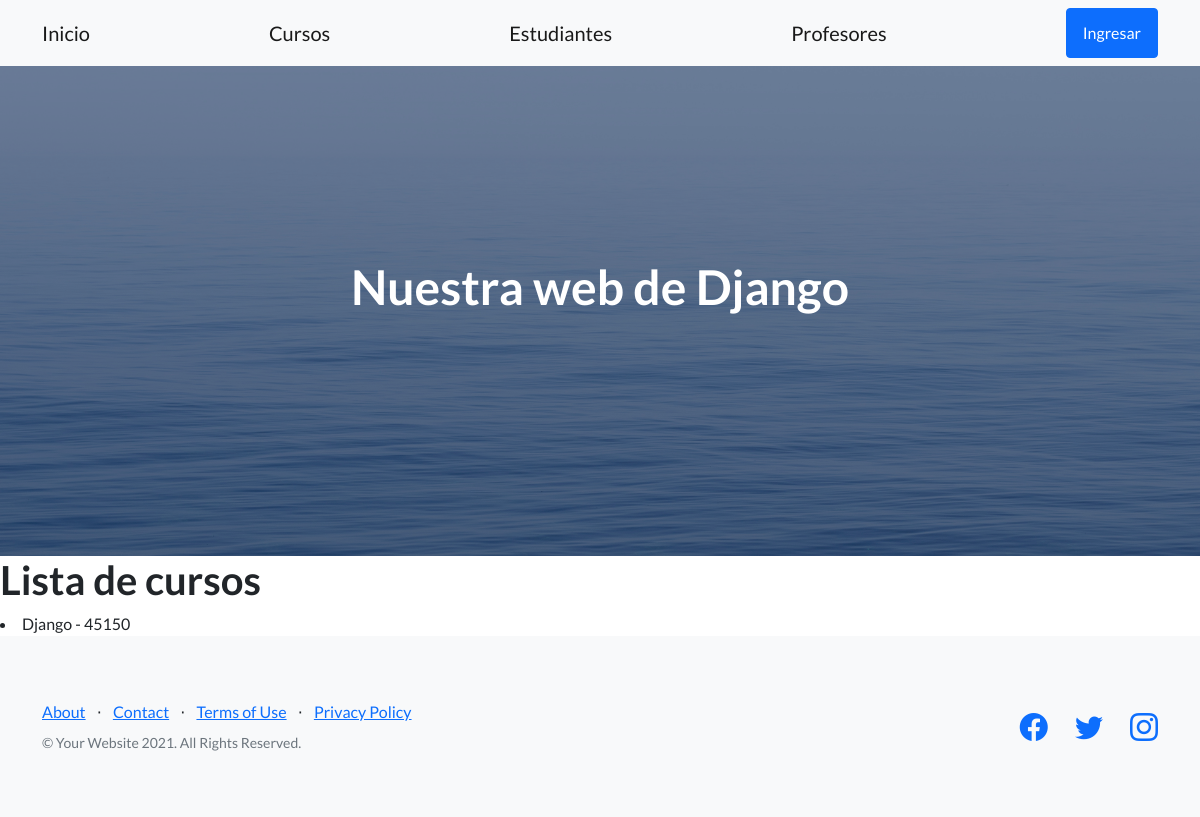
The app's page /app-coder/cursos/, older data.
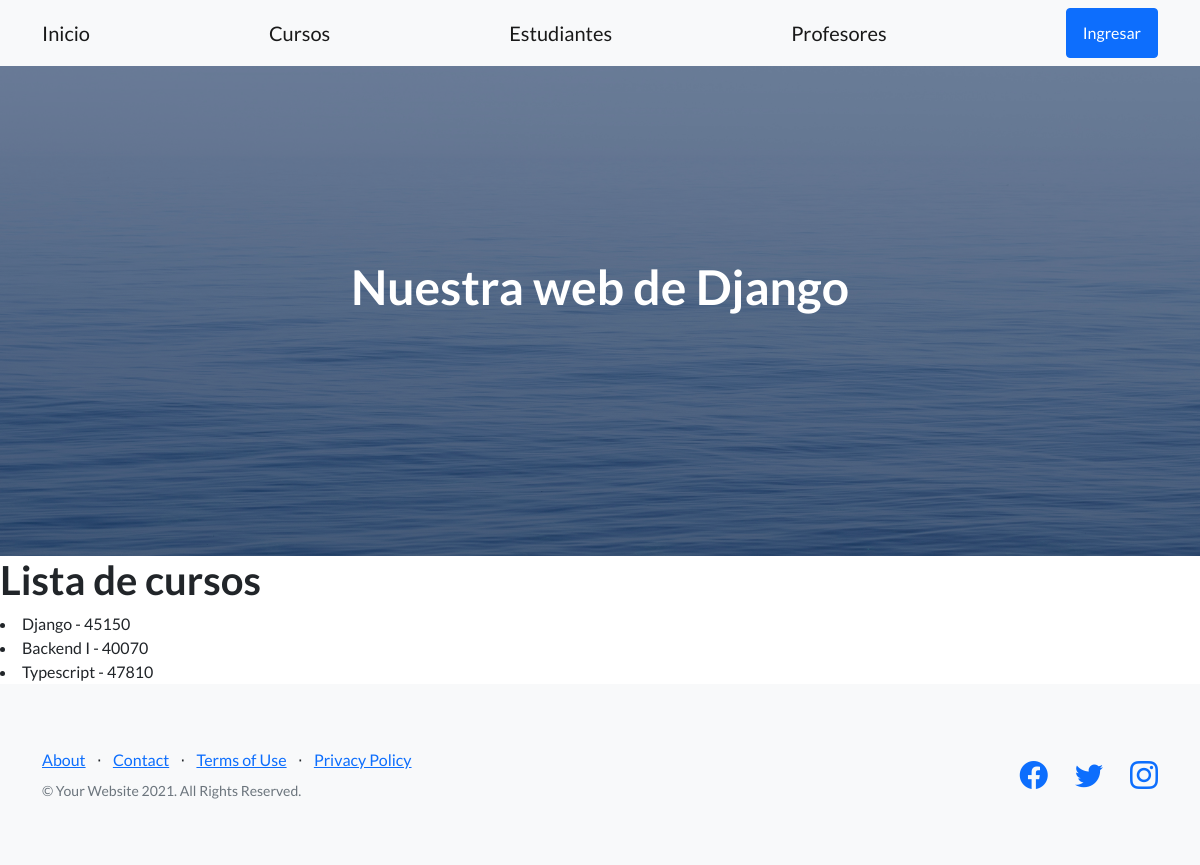
The same page, newer data.
### AppCoder/models.py (models this page shows, shortened)
class Curso(models.Model):
    nombre = models.CharField(max_length=40)
    camada = models.IntegerField()

### AppCoder/views.py (the view)
# urls.py: path('cursos/',cursos, name='Cursos'),
def cursos(req):
    cursos = Curso.objects.all()
    return render(req,'cursos.html',{"cursos":cursos})

### AppCoder/templates/cursos.html
{% extends 'padre.html' %}
{% block contenidoDinamico %}
    <h1>Lista de cursos</h1>
    {% for curso in cursos %}
        <li>{{curso.nombre}} - {{curso.camada}}</li>
    {% endfor %}
{% endblock contenidoDinamico %}

### AppCoder/templates/padre.html (shortened to what this page needs)
<!DOCTYPE html>
<html lang="en">
    <head>
        {% load static %}
        <link href="https://cdn.jsdelivr.net/npm/bootstrap-icons@1.5.0/font/bootstrap-icons.css" rel="stylesheet" type="text/css" />
        <link href="{% static 'css/styles.css' %}" rel="stylesheet" />
    </head>
    <body>
        {% include 'navbar.html' %}
        <header class="masthead">
            <div class="container position-relative">
                <div class="row justify-content-center">
                    <div class="col-xl-6">
                        <div class="text-center text-white">
                            <h1 class="mb-5">Nuestra web de Django</h1>
                        </div>
                    </div>
                </div>
            </div>
        </header>
        {% block contenidoDinamico %}
        {% endblock contenidoDinamico %}
        <footer class="footer bg-light">
            <div class="container">
                <div class="row">
                    <div class="col-lg-6 h-100 text-center text-lg-start my-auto">
                        <ul class="list-inline mb-2">
                            <li class="list-inline-item"><a href="#!">About</a></li>
                            <li class="list-inline-item">⋅</li>
                            <li class="list-inline-item"><a href="#!">Contact</a></li>
                            <li class="list-inline-item">⋅</li>
                            <li class="list-inline-item"><a href="#!">Terms of Use</a></li>
                            <li class="list-inline-item">⋅</li>
                            <li class="list-inline-item"><a href="#!">Privacy Policy</a></li>
                        </ul>
                        <p class="text-muted small mb-4 mb-lg-0">&copy; Your Website 2021. All Rights Reserved.</p>
                    </div>
                    <div class="col-lg-6 h-100 text-center text-lg-end my-auto">
                        <ul class="list-inline mb-0">
                            <li class="list-inline-item me-4">
                                <a href="#!"><i class="bi-facebook fs-3"></i></a>
                            </li>
                            <li class="list-inline-item me-4">
                                <a href="#!"><i class="bi-twitter fs-3"></i></a>
                            </li>
                            <li class="list-inline-item">
                                <a href="#!"><i class="bi-instagram fs-3"></i></a>
                            </li>
                        </ul>
                    </div>
                </div>
            </div>
        </footer>
    </body>
</html>

### AppCoder/templates/navbar.html
<nav class="navbar navbar-light bg-light static-top">
    <div class="container">
        <a class="navbar-brand" href="{% url 'Inicio' %}">Inicio</a>
        <a class="navbar-brand" href="{% url 'Cursos' %}">Cursos</a>
        <a class="navbar-brand" href="{% url 'Estudiantes' %}">Estudiantes</a>
        <a class="navbar-brand" href="{% url 'Profesores' %}">Profesores</a>
        <a class="btn btn-primary" href="#signup">Ingresar</a>
    </div>
</nav>

Row changes from the older to the newer data that the page shows:
added Curso: nombre "Backend I", camada "40070"
added Curso: nombre "Typescript", camada "47810"
